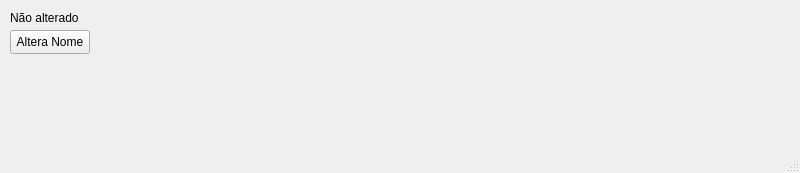
<?xml version="1.0" encoding="UTF-8"?>
<ui version="4.0">
 <class>MainWindow</class>
 <widget class="QMainWindow" name="MainWindow">
  <property name="geometry">
   <rect>
    <x>0</x>
    <y>0</y>
    <width>800</width>
    <height>173</height>
   </rect>
  </property>
  <property name="minimumSize">
   <size>
    <width>800</width>
    <height>0</height>
   </size>
  </property>
  <property name="windowTitle">
   <string>MainWindow</string>
  </property>
  <widget class="QWidget" name="centralwidget">
   <widget class="QLabel" name="lb_texto">
    <property name="geometry">
     <rect>
      <x>10</x>
      <y>10</y>
      <width>81</width>
      <height>16</height>
     </rect>
    </property>
    <property name="text">
     <string>Não alterado</string>
    </property>
   </widget>
   <widget class="QPushButton" name="bt_alterarTexto">
    <property name="geometry">
     <rect>
      <x>10</x>
      <y>30</y>
      <width>80</width>
      <height>24</height>
     </rect>
    </property>
    <property name="text">
     <string>Altera Nome</string>
    </property>
   </widget>
  </widget>
  <widget class="QMenuBar" name="menubar">
   <property name="geometry">
    <rect>
     <x>0</x>
     <y>0</y>
     <width>800</width>
     <height>21</height>
    </rect>
   </property>
  </widget>
  <widget class="QStatusBar" name="statusbar"/>
 </widget>
 <resources/>
 <connections/>
</ui>
